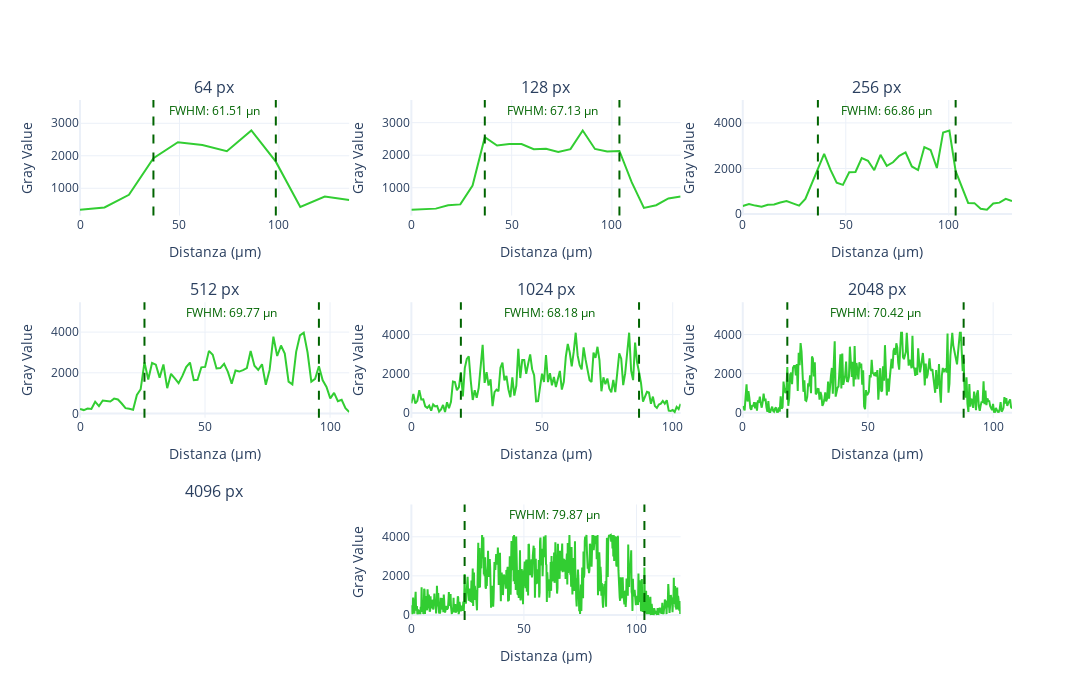

Notebook code for this chart:
### Code cell
from plotly.subplots import make_subplots

# Definisci le posizioni: (riga, colonna) per ciascun i_values
positions = [(1, 1), (1, 2), (1, 3), (2, 1), (2, 2), (2, 3), (3, 2)]

fig = make_subplots(
    rows=3,
    cols=3,
    subplot_titles=[f"{i} px" for i in i_values]
)

for idx, df in enumerate(dataframes):
    row, col = positions[idx]
    fig.add_trace(
        go.Scatter(
            x=df['Distance_(microns)'],
            y=df['Gray_Value'],
            mode='lines',
            name=f'CSV {i_values[idx]}',
            line=dict(color='limegreen')
        ),
        row=row,
        col=col
    )
    # Calcola la FWHM per questo dataframe
    max_value = df['Gray_Value'].max()
    half_max = max_value / 2
    above_half_max = df[df['Gray_Value'] >= half_max]
    if not above_half_max.empty:
        x_min = above_half_max['Distance_(microns)'].min()
        x_max = above_half_max['Distance_(microns)'].max()
        fig.add_vline(
            x=x_min,
            line=dict(color='darkgreen', dash='dash'),
            row=row,
            col=col
        )
        fig.add_vline(
            x=x_max,
            line=dict(color='darkgreen', dash='dash'),
            row=row,
            col=col
        )
        fig.add_annotation(
            x=(x_min + x_max) / 2,
            y=max_value,
            text=f"FWHM: {x_max - x_min:.2f} µn",
            showarrow=False,
            yshift=20,
            font=dict(color='darkgreen', size=12),
            row=row,
            col=col
        )

fig.update_layout(
    height=700,
    width=1200,
    showlegend=False,
    template='plotly_white'
)
fig.update_xaxes(title_text="Distanza (µm)")
fig.update_yaxes(title_text="Gray Value")
fig.show()

### Figure 1 — Plotly figure (JSON) as saved in the notebook; plotly's stock layout.template omitted (floating-point values rounded to 4 significant figures; data arrays with more than 128 entries replaced by an {"elided": "..."} marker saying what was removed)
{"data": [{"line": {"color": "limegreen"}, "mode": "lines", "name": "CSV 64", "type": "scatter", "x": [0, 12.3, 24.6, 36.91, 49.21, 61.51, 73.81, 86.11, 98.41, 110.7, 123.0, 135.3], "xaxis": "x", "y": [338, 408.6, 799.1, 1927.0, 2415.0, 2330.0, 2141.0, 2777.0, 1819.0, 424.7, 744.2, 636.8], "yaxis": "y"}, {"line": {"color": "limegreen"}, "mode": "lines", "name": "CSV 128", "type": "scatter", "x": [0, 6.102, 12.21, 18.31, 24.41, 30.51, 36.61, 42.72, 48.82, 54.92, 61.02, 67.13, 73.23, 79.33, 85.43, 91.53, 97.64, 103.7, 109.8, 115.9, 122.0, 128.2, 134.3], "xaxis": "x2", "y": [321.2, 337.0, 356.6, 458.6, 487.0, 1066.0, 2555.0, 2297.0, 2342.0, 2342.0, 2186.0, 2196.0, 2096.0, 2186.0, 2760.0, 2193.0, 2112.0, 2131.0, 1170.0, 379.9, 461.6, 670.9, 733], "yaxis": "y2"}, {"line": {"color": "limegreen"}, "mode": "lines", "name": "CSV 256", "type": "scatter", "x": [0, 3.039, 6.078, 9.118, 12.16, 15.2, 18.23, 21.27, 24.31, 27.35, 30.39, 33.43, 36.47, 39.51, 42.55, 45.59, 48.63, 51.67, 54.71, 57.74, 60.78, 63.82, 66.86, 69.9, 72.94, 75.98, 79.02, 82.06, 85.1, 88.14, 91.18, 94.22, 97.25, 100.3, 103.3, 106.4, 109.4, 112.5, 115.5, 118.5, 121.6, 124.6, 127.6, 130.7], "xaxis": "x3", "y": [352, 441.4, 369.8, 317.4, 403.5, 421.6, 504.6, 571.0, 467.7, 366.7, 664.4, 1346.0, 1955.0, 2645.0, 1948.0, 1374.0, 1279.0, 1831.0, 1845.0, 2457.0, 2337.0, 1923.0, 2600.0, 2118.0, 2272.0, 2553.0, 2708.0, 2087.0, 1929.0, 2941.0, 2812.0, 2020.0, 3583.0, 3667.0, 1883.0, 1226.0, 487.1, 478.2, 232.1, 186.3, 459.8, 498.9, 668.8, 570], "yaxis": "y3"}, {"line": {"color": "limegreen"}, "mode": "lines", "name": "CSV 512", "type": "scatter", "x": [0, 1.517, 3.033, 4.55, 6.067, 7.583, 9.1, 10.62, 12.13, 13.65, 15.17, 16.68, 18.2, 19.72, 21.23, 22.75, 24.27, 25.78, 27.3, 28.82, 30.33, 31.85, 33.37, 34.88, 36.4, 37.92, 39.43, 40.95, 42.47, 43.98, 45.5, 47.02, 48.53, 50.05, 51.57, 53.08, 54.6, 56.12, 57.63, 59.15, 60.66, 62.18, 63.7, 65.22, 66.73, 68.25, 69.77, 71.28, 72.8, 74.31, 75.83, 77.35, 78.86, 80.38, 81.9, 83.42, 84.93, 86.45, 87.97, 89.48, 91.0, 92.52, 94.03, 95.55, 97.06, 98.58, 100.1, 101.6, 103.1, 104.6, 106.2, 107.7], "xaxis": "x4", "y": [229, 170.7, 244.4, 226.3, 583.0, 367.5, 642.7, 626.4, 594.8, 733.7, 691.9, 492.4, 263.9, 235.1, 188.3, 910.6, 1193.0, 2518.0, 1673.0, 2481.0, 2400.0, 1765.0, 2408.0, 1247.0, 1953.0, 1723.0, 1492.0, 1848.0, 2284.0, 2503.0, 1641.0, 1658.0, 2270.0, 2291.0, 3078.0, 2890.0, 2211.0, 2234.0, 2446.0, 2048.0, 1469.0, 2115.0, 2061.0, 2133.0, 2235.0, 3072.0, 2351.0, 2140.0, 2421.0, 1414.0, 2142.0, 3772.0, 2826.0, 3338.0, 2949.0, 1566.0, 1433.0, 3029.0, 3836.0, 3969.0, 3008.0, 1565.0, 1701.0, 2322.0, 1629.0, 1309, 745.6, 1015, 604.2, 673.4, 261.0, 76], "yaxis": "y4"}, {"line": {"color": "limegreen"}, "mode": "lines", "name": "CSV 1024", "type": "scatter", "x": {"elided": "137 float values"}, "xaxis": "x5", "y": {"elided": "137 int values"}, "yaxis": "y5"}, {"line": {"color": "limegreen"}, "mode": "lines", "name": "CSV 2048", "type": "scatter", "x": {"elided": "285 float values"}, "xaxis": "x6", "y": {"elided": "285 int values"}, "yaxis": "y6"}, {"line": {"color": "limegreen"}, "mode": "lines", "name": "CSV 4096", "type": "scatter", "x": {"elided": "633 float values"}, "xaxis": "x8", "y": {"elided": "633 float values"}, "yaxis": "y8"}], "layout": {"annotations": [{"font": {"size": 16}, "showarrow": false, "text": "64 px", "x": 0.1444, "xanchor": "center", "xref": "paper", "y": 1, "yanchor": "bottom", "yref": "paper"}, {"font": {"size": 16}, "showarrow": false, "text": "128 px", "x": 0.5, "xanchor": "center", "xref": "paper", "y": 1, "yanchor": "bottom", "yref": "paper"}, {"font": {"size": 16}, "showarrow": false, "text": "256 px", "x": 0.8556, "xanchor": "center", "xref": "paper", "y": 1, "yanchor": "bottom", "yref": "paper"}, {"font": {"size": 16}, "showarrow": false, "text": "512 px", "x": 0.1444, "xanchor": "center", "xref": "paper", "y": 0.6111, "yanchor": "bottom", "yref": "paper"}, {"font": {"size": 16}, "showarrow": false, "text": "1024 px", "x": 0.5, "xanchor": "center", "xref": "paper", "y": 0.6111, "yanchor": "bottom", "yref": "paper"}, {"font": {"size": 16}, "showarrow": false, "text": "2048 px", "x": 0.8556, "xanchor": "center", "xref": "paper", "y": 0.6111, "yanchor": "bottom", "yref": "paper"}, {"font": {"size": 16}, "showarrow": false, "text": "4096 px", "x": 0.1444, "xanchor": "center", "xref": "paper", "y": 0.2222, "yanchor": "bottom", "yref": "paper"}, {"font": {"color": "darkgreen", "size": 12}, "showarrow": false, "text": "FWHM: 61.51 µn", "x": 67.66, "xref": "x", "y": 2777.0, "yref": "y", "yshift": 20}, {"font": {"color": "darkgreen", "size": 12}, "showarrow": false, "text": "FWHM: 67.13 µn", "x": 70.18, "xref": "x2", "y": 2760.0, "yref": "y2", "yshift": 20}, {"font": {"color": "darkgreen", "size": 12}, "showarrow": false, "text": "FWHM: 66.86 µn", "x": 69.9, "xref": "x3", "y": 3667.0, "yref": "y3", "yshift": 20}, {"font": {"color": "darkgreen", "size": 12}, "showarrow": false, "text": "FWHM: 69.77 µn", "x": 60.67, "xref": "x4", "y": 3969.0, "yref": "y4", "yshift": 20}, {"font": {"color": "darkgreen", "size": 12}, "showarrow": false, "text": "FWHM: 68.18 µn", "x": 53.03, "xref": "x5", "y": 4095, "yref": "y5", "yshift": 20}, {"font": {"color": "darkgreen", "size": 12}, "showarrow": false, "text": "FWHM: 70.42 µn", "x": 53.0, "xref": "x6", "y": 4095, "yref": "y6", "yshift": 20}, {"font": {"color": "darkgreen", "size": 12}, "showarrow": false, "text": "FWHM: 79.87 µn", "x": 63.59, "xref": "x8", "y": 4095, "yref": "y8", "yshift": 20}], "height": 700, "shapes": [{"line": {"color": "darkgreen", "dash": "dash"}, "type": "line", "x0": 36.91, "x1": 36.91, "xref": "x", "y0": 0, "y1": 1, "yref": "y domain"}, {"line": {"color": "darkgreen", "dash": "dash"}, "type": "line", "x0": 98.41, "x1": 98.41, "xref": "x", "y0": 0, "y1": 1, "yref": "y domain"}, {"line": {"color": "darkgreen", "dash": "dash"}, "type": "line", "x0": 36.61, "x1": 36.61, "xref": "x2", "y0": 0, "y1": 1, "yref": "y2 domain"}, {"line": {"color": "darkgreen", "dash": "dash"}, "type": "line", "x0": 103.7, "x1": 103.7, "xref": "x2", "y0": 0, "y1": 1, "yref": "y2 domain"}, {"line": {"color": "darkgreen", "dash": "dash"}, "type": "line", "x0": 36.47, "x1": 36.47, "xref": "x3", "y0": 0, "y1": 1, "yref": "y3 domain"}, {"line": {"color": "darkgreen", "dash": "dash"}, "type": "line", "x0": 103.3, "x1": 103.3, "xref": "x3", "y0": 0, "y1": 1, "yref": "y3 domain"}, {"line": {"color": "darkgreen", "dash": "dash"}, "type": "line", "x0": 25.78, "x1": 25.78, "xref": "x4", "y0": 0, "y1": 1, "yref": "y4 domain"}, {"line": {"color": "darkgreen", "dash": "dash"}, "type": "line", "x0": 95.55, "x1": 95.55, "xref": "x4", "y0": 0, "y1": 1, "yref": "y4 domain"}, {"line": {"color": "darkgreen", "dash": "dash"}, "type": "line", "x0": 18.94, "x1": 18.94, "xref": "x5", "y0": 0, "y1": 1, "yref": "y5 domain"}, {"line": {"color": "darkgreen", "dash": "dash"}, "type": "line", "x0": 87.12, "x1": 87.12, "xref": "x5", "y0": 0, "y1": 1, "yref": "y5 domain"}, {"line": {"color": "darkgreen", "dash": "dash"}, "type": "line", "x0": 17.79, "x1": 17.79, "xref": "x6", "y0": 0, "y1": 1, "yref": "y6 domain"}, {"line": {"color": "darkgreen", "dash": "dash"}, "type": "line", "x0": 88.21, "x1": 88.21, "xref": "x6", "y0": 0, "y1": 1, "yref": "y6 domain"}, {"line": {"color": "darkgreen", "dash": "dash"}, "type": "line", "x0": 23.66, "x1": 23.66, "xref": "x8", "y0": 0, "y1": 1, "yref": "y8 domain"}, {"line": {"color": "darkgreen", "dash": "dash"}, "type": "line", "x0": 103.5, "x1": 103.5, "xref": "x8", "y0": 0, "y1": 1, "yref": "y8 domain"}], "showlegend": false, "width": 1200, "xaxis": {"anchor": "y", "domain": [0, 0.2889], "title": {"text": "Distanza (µm)"}}, "xaxis2": {"anchor": "y2", "domain": [0.3556, 0.6444], "title": {"text": "Distanza (µm)"}}, "xaxis3": {"anchor": "y3", "domain": [0.7111, 1], "title": {"text": "Distanza (µm)"}}, "xaxis4": {"anchor": "y4", "domain": [0, 0.2889], "title": {"text": "Distanza (µm)"}}, "xaxis5": {"anchor": "y5", "domain": [0.3556, 0.6444], "title": {"text": "Distanza (µm)"}}, "xaxis6": {"anchor": "y6", "domain": [0.7111, 1], "title": {"text": "Distanza (µm)"}}, "xaxis7": {"anchor": "y7", "domain": [0, 0.2889], "title": {"text": "Distanza (µm)"}}, "xaxis8": {"anchor": "y8", "domain": [0.3556, 0.6444], "title": {"text": "Distanza (µm)"}}, "xaxis9": {"anchor": "y9", "domain": [0.7111, 1], "title": {"text": "Distanza (µm)"}}, "yaxis": {"anchor": "x", "domain": [0.7778, 1], "title": {"text": "Gray Value"}}, "yaxis2": {"anchor": "x2", "domain": [0.7778, 1], "title": {"text": "Gray Value"}}, "yaxis3": {"anchor": "x3", "domain": [0.7778, 1], "title": {"text": "Gray Value"}}, "yaxis4": {"anchor": "x4", "domain": [0.3889, 0.6111], "title": {"text": "Gray Value"}}, "yaxis5": {"anchor": "x5", "domain": [0.3889, 0.6111], "title": {"text": "Gray Value"}}, "yaxis6": {"anchor": "x6", "domain": [0.3889, 0.6111], "title": {"text": "Gray Value"}}, "yaxis7": {"anchor": "x7", "domain": [0, 0.2222], "title": {"text": "Gray Value"}}, "yaxis8": {"anchor": "x8", "domain": [0, 0.2222], "title": {"text": "Gray Value"}}, "yaxis9": {"anchor": "x9", "domain": [0, 0.2222], "title": {"text": "Gray Value"}}}}
